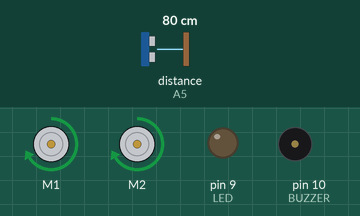
This sketch was run on a simulated Arduino Uno, built with avr-gcc and run on an emulated ATmega328P. On the bench: 2 × DC motor (green arrow = forward, orange = backward, longer = faster), output pins drawn as LEDs (lit = HIGH), buzzer (waves = sounding). Dashed ring = blinking. The inputs (shaded band) are chosen by the test bench; at power-on: distance to the obstacle (sensor on A5) 80 cm. The echo pulse lasts 58.3 µs per cm.

Above: at 1.2 s.
1.3 s: distance to the obstacle (sensor on A5) set to 45 cm
2.8 s: distance to the obstacle (sensor on A5) set to 38 cm
At 2.9 s:
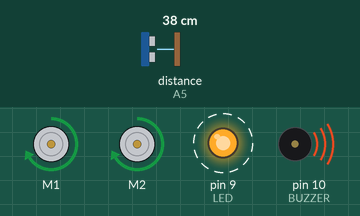
5.8 s: distance to the obstacle (sensor on A5) set to 12 cm
At 6.14 s:
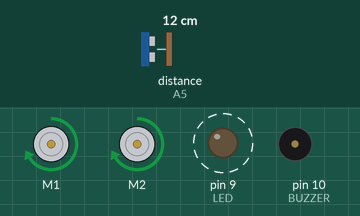
8.8 s: distance to the obstacle (sensor on A5) set to 9 cm
At 9.7 s:
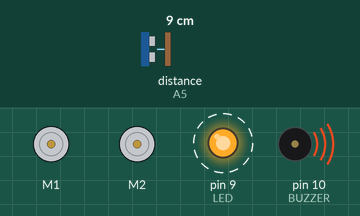
11.8 s: distance to the obstacle (sensor on A5) set to 60 cm
At 12.9 s:
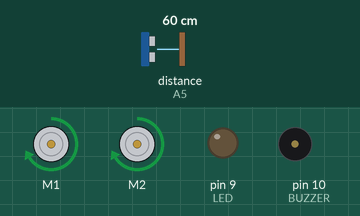
13.3 s: distance to the obstacle (sensor on A5) set to 18 cm
At 13.5 s:
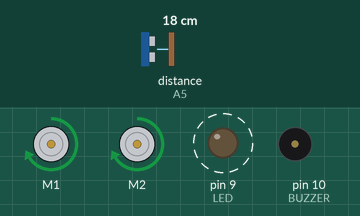
Timing chart, 0 to 17.3 s (numbered marks = the images above; inputs shaded):
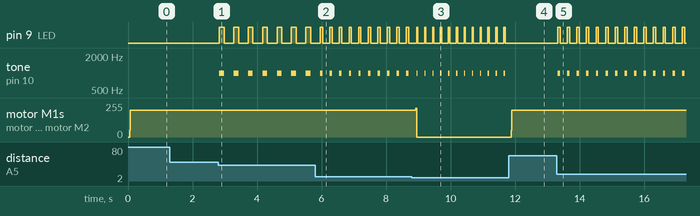

Measured:
- the behaviour switches between 41 and 40 cm on distance to the obstacle (sensor on A5) (found by bisection; images 0 and 1)
- the behaviour switches between 11 and 10 cm on distance to the obstacle (sensor on A5) (found by bisection; images 2 and 3)
- after the input at 1.3 s, every drawn part: stays the same
- after the input at 2.8 s, pin 9 (LED): alternates HIGH for 0.15 s and LOW for 0.30 s, starting at once; tone on pin 10 (BUZZER): alternates 1000 Hz for 0.15 s and silent for 0.30 s, starting at once
- after the input at 5.8 s, pin 9 (LED): alternates HIGH for 0.08 s and LOW for 0.22 s, starting after 0.24 s; tone on pin 10 (BUZZER): alternates 1000 Hz for 0.08 s and silent for 0.22 s, starting after 0.24 s
- after the input at 8.8 s, motor M1, motor M2: forward 200/255 → stopped after 0.13 s
- after the input at 11.8 s, pin 9 (LED): stops changing and stays LOW; tone on pin 10 (BUZZER): stops changing and stays silent; motor M1, motor M2: stopped → forward 200/255 after 0.08 s
- after the input at 13.3 s, pin 9 (LED): alternates HIGH for 0.08 s and LOW for 0.22 s, starting at once; tone on pin 10 (BUZZER): alternates 1000 Hz for 0.08 s and silent for 0.22 s, starting at once

The sketch:

train.ino
```cpp
#include <AFMotor.h>
#include <NewPing.h>
#include <NewTone.h>


#define TRIG_PIN A4
#define ECHO_PIN A5

#define BUZZER 10
#define LED 9

#define MAX_DISTANCE 200
#define MAX_SPEED 215  // Sets speed of DC motors
#define MAX_SPEED_OFFSET 50

NewPing sonar(TRIG_PIN, ECHO_PIN, MAX_DISTANCE);

AF_DCMotor motor1(1);  // First motor to connection 1
AF_DCMotor motor2(2);  // First motor to connection 1

boolean goesForward = false;

int distance = 100;
int speedSet = 0;

int duration = 150;

void setup() {
  pinMode(LED, OUTPUT);
  pinMode(BUZZER, OUTPUT);
}

void loop() {
  delay(40);
  distance = readPing();
  if (distance <= 10) {
    moveStop();
    soundHorn(duration - (duration * 0.75));
    delay(100);
  }
  else if (distance <= 20) {
    soundHorn(duration - (duration * 0.5));
    moveForward();
    delay(100);
  }
  else if (distance <= 40) {
    soundHorn(duration);
    moveForward();
    delay(100);
  }
  else {
    moveForward();
  }
}


int readPing() {
  delay(5);
  int cm = sonar.ping_cm();
  if (cm == 0) {
    cm = 250;
  }
  return cm;
}

void moveStop() {
  for (speedSet = MAX_SPEED; speedSet > 0; speedSet -= MAX_SPEED_OFFSET) {
    motor1.setSpeed(speedSet);
    motor2.setSpeed(speedSet);
    delay(5);
  }
  motor1.run(RELEASE);
  motor2.run(RELEASE);
  goesForward = false;
}

void moveForward() {
  if (goesForward == false) {
    goesForward = true;
    motor1.setSpeed(0);
    motor2.setSpeed(0);
    motor1.run(FORWARD);
    motor2.run(FORWARD);
    // Slowly bring up speed to avoid loading down
    // batteries too quickly
    for (speedSet = 0; speedSet < MAX_SPEED; speedSet += MAX_SPEED_OFFSET) {
      motor1.setSpeed(speedSet);
      motor2.setSpeed(speedSet);
      delay(5);
    }
  }
}


void soundHorn(int duration) {
  NewTone(BUZZER, 1000);
  digitalWrite(LED, HIGH);
  delay(duration);
  noNewTone(BUZZER);
  digitalWrite(LED, LOW);
  delay(duration);
}
```
